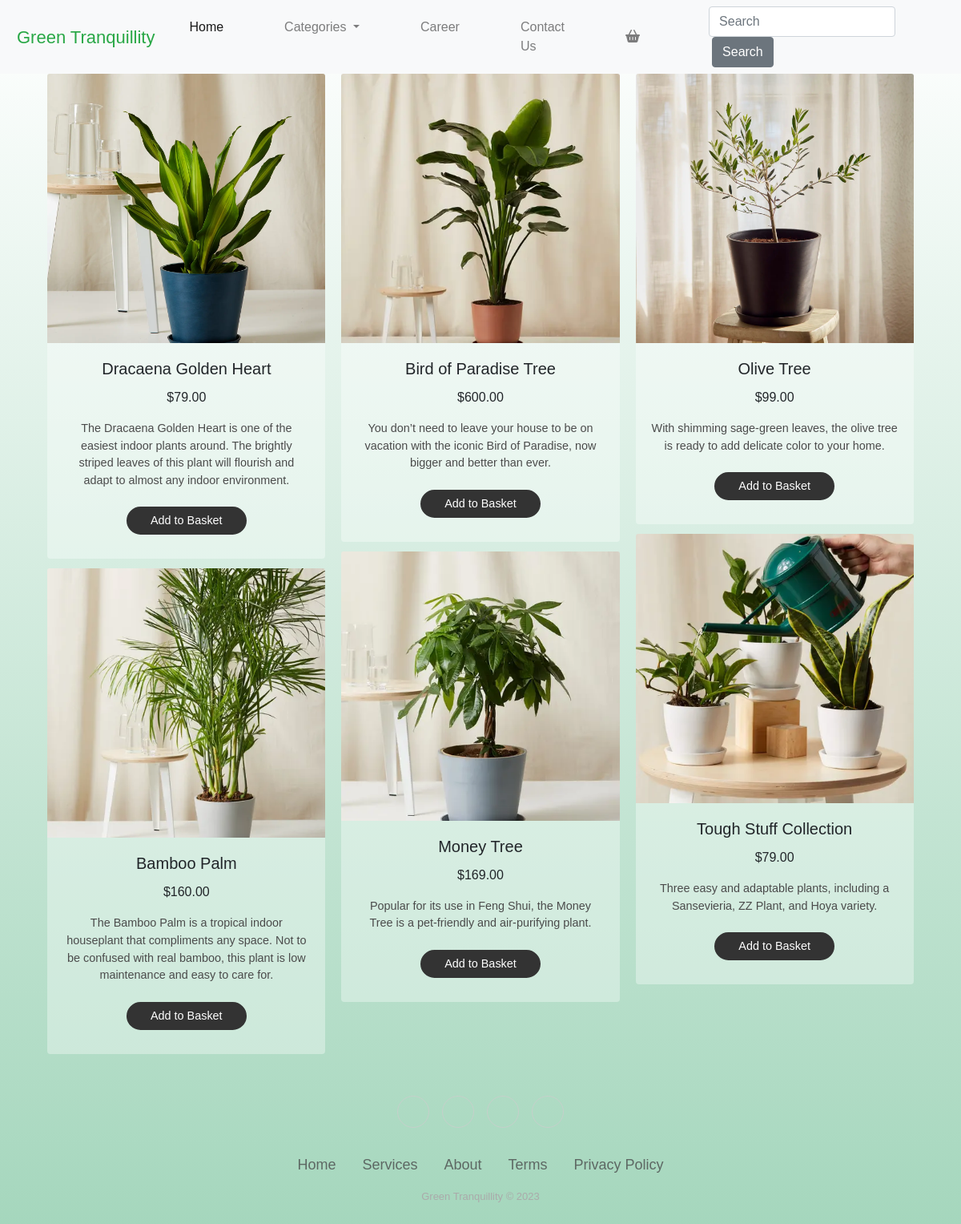
/products/1, run on the app's committed database.
### mystoreapp/models.py (models this page shows, shortened)
class Product(db.Model):
    __tablename__ = 'products'
    id = db.Column(db.Integer, primary_key=True)
    name = db.Column(db.String(64),nullable=False)
    description = db.Column(db.String(500), nullable=False)
    image = db.Column(db.String(60), nullable=False)
    price = db.Column(db.Float, nullable=False)
    category_id = db.Column(db.Integer, db.ForeignKey('categories.id'))

### mystoreapp/views.py (the view)
@main_bp.route('/products/<int:categoryid>')
def categoryproducts(categoryid):
    products = Product.query.filter(Product.category_id==categoryid)
    return render_template('categoryproducts.html', products=products)

### mystoreapp/templates/categoryproducts.html (shortened to what this page needs)
{% extends 'base.html' %}
{% block main %}
    <section>
    <div class ="container">
        <div class="card-columns">
                {% for product in products%}
                  <div class="card text-center border-0">
                    <img src="{{ url_for('static', filename='img/'+product.image) }}" class="card-img-top" alt="...">
                    <div class="card-body">
                        <h5 class="card-title">{{ product.name }}</h5>
                        <p>{{ "$%.2f"|format(product.price) }}</p>
                        <p class="card small-desc">{{ product.description }}</p>
                        <div class="basket-btns">
                            <form action="{{ url_for('main.order') }}">
                                <input class="add-basket" type="submit" value="Add to Basket">
                            </form>
                        </div>
                    </div>
                  </div>
                {% endfor %}
        </div>
    </div>
    </section>
{% endblock %}

### mystoreapp/templates/base.html (shortened to what this page needs)
<!DOCTYPE html>
<html lang="en">
<head>
    <link rel="stylesheet" href="https://cdn.jsdelivr.net/npm/bootstrap@4.6.2/dist/css/bootstrap.min.css">
	<link rel="stylesheet" href="https://cdnjs.cloudflare.com/ajax/libs/twitter-bootstrap/4.1.3/css/bootstrap.min.css">
    <link rel="stylesheet" href="https://cdnjs.cloudflare.com/ajax/libs/ionicons/2.0.1/css/ionicons.min.css">
    <link rel="stylesheet" href="../static/CSS/style.css">
</head>
<body>
  <header>
		<nav class="navbar navbar-expand-lg navbar-light bg-light">
			<a class="navbar-brand text-success" href="{{ url_for('main.index') }}">Green Tranquillity</a>
			<div class="collapse navbar-collapse" id="navbarSupportedContent">
			<ul class="navbar-nav mx-auto">
				<li class="nav-item active">
				<a class="nav-link" href="{{ url_for('main.index') }}">Home <span class="sr-only">(current)</span></a>
				</li>
				<li class="nav-item dropdown">
				<a class="nav-link dropdown-toggle" href="#" role="button" data-toggle="dropdown" aria-expanded="false">
					Categories
				</a>
				<li class="nav-item">
					<a class="nav-link" href="../templates/404.html">Career</a>
				</li>
				<li class="nav-item">
					<a class="nav-link" href="#">Contact Us</a>
				</li>
			</ul>
			<ul class="navbar-nav d-flex flex-row me-1">
					<li class="nav-item me-3 me-lg-0">
							<a class="nav-link text-black" href="{{url_for('main.order')}}"><i class="fas fa-shopping-basket"></i></a>
				</li>
			</ul>
			<form class="form-inline my-2 my-lg-0 ml-5" action="{{url_for('main.search')}}">
				<input class="form-control" type="search" placeholder="Search" aria-label="Search" name = "search">
				<button class="btn btn-outline-black btn btn-secondary btn-s my-0 ml-1" type="submit">Search</button>
				</form>
			</div>
		</nav>
    </header>
    <div class="container-fluid">
      <main>
          {% block main %}
          {% endblock %}
      </main>
  	</div>
	<div class="footer-basic">
        <footer>
            <div class="social"><a href="#"></a><a href="#"></a><a href="#"></a><a href="#"></a></div>
            <ul class="list-inline">
                <li class="list-inline-item"><a href="{{ url_for('main.index') }}">Home</a></li>
                <li class="list-inline-item"><a href="#">Services</a></li>
                <li class="list-inline-item"><a href="#">About</a></li>
                <li class="list-inline-item"><a href="#">Terms</a></li>
                <li class="list-inline-item"><a href="#">Privacy Policy</a></li>
            </ul>
            <p class="copyright">Green Tranquillity © 2023</p>
        </footer>
    </div>
</body>
</html>

### mystoreapp/static/CSS/style.css (style rules this page uses)
* { margin:0; padding:0px; box-sizing: border-box; font-family: Arial, Helvetica, sans-serif, Verdana, Geneva, Tahoma; }
a { text-decoration: none; }
body { background-image: linear-gradient(white,rgba(77, 175, 124, 0.508)); min-height: 100%; min-height: 100vh; }
.navbar-brand { margin: 0; float: left; display: flex; padding: 5px; font-size: 22px; cursor: pointer; }
.navbar li { margin-left: 30px; margin-right: 30px; }
.card { background-color: #ffffff58; max-width: 380px; margin: auto; text-align: center; }
.card-img-top { width: 100%; height: 28vw; object-fit: cover; }
.card .small-desc { pointer-events: none; color: #4b4b4b; background-color: transparent; font-size: 0.9rem; font-weight: 400; border: none; }
.basket-btns { display: flex; align-items: center; justify-content: center; margin-top: 10px; margin-bottom: 10px; }
.basket-btns .add-basket { background-color: #333333; color: #ffffff; width: 150px; height: 35px; border-radius: 20px; display: flex; justify-content: center; align-items: center; font-size: 0.9rem; text-decoration: none; cursor: pointer; border: solid #333333; }
.footer-basic { padding:40px 0; color:#4b4c4d; }
.footer-basic ul { padding:0; list-style:none; text-align:center; font-size:18px; line-height:1.6; margin-bottom:0; }
.footer-basic li { padding:0 10px; }
.footer-basic ul a { color:inherit; text-decoration:none; opacity:0.8; }
.footer-basic .social { text-align:center; padding-bottom:25px; }
.footer-basic .social > a { font-size:24px; width:40px; height:40px; line-height:40px; display:inline-block; text-align:center; border-radius:50%; border:1px solid #ccc; margin:0 8px; color:inherit; opacity:0.75; }
.footer-basic .copyright { margin-top:15px; text-align:center; font-size:13px; color:#aaa; margin-bottom:0; }
@media screen and (max-width: 1220px) { .container { max-width: 95%; } }

### data on the page
Product: image (picture), name "Dracaena Golden Heart", price "$79.00", description "The Dracaena Golden Heart is one of the easiest indoor plants around. The brightly striped leaves of this plant will flourish and adapt to almost any indoor environment."
Product: image (picture), name "Bamboo Palm", price "$160.00", description "The Bamboo Palm is a tropical indoor houseplant that compliments any space. Not to be confused with real bamboo, this plant is low maintenance and easy to care for."
Product: image (picture), name "Bird of Paradise Tree", price "$600.00", description "You don’t need to leave your house to be on vacation with the iconic Bird of Paradise, now bigger and better than ever."
Product: image (picture), name "Money Tree", price "$169.00", description "Popular for its use in Feng Shui, the Money Tree is a pet-friendly and air-purifying plant."
Product: image (picture), name "Olive Tree", price "$99.00", description "With shimming sage-green leaves, the olive tree is ready to add delicate color to your home."
Product: image (picture), name "Tough Stuff Collection", price "$79.00", description "Three easy and adaptable plants, including a Sansevieria, ZZ Plant, and Hoya variety."
